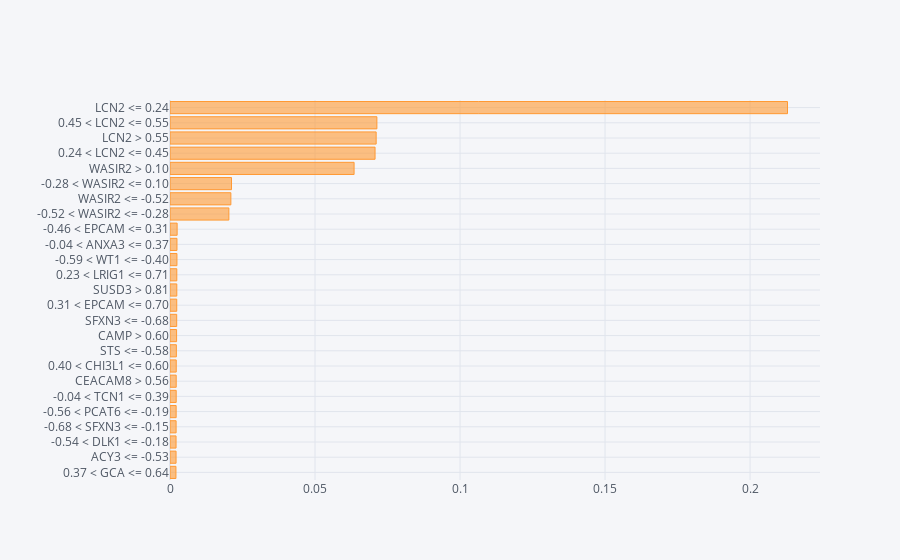
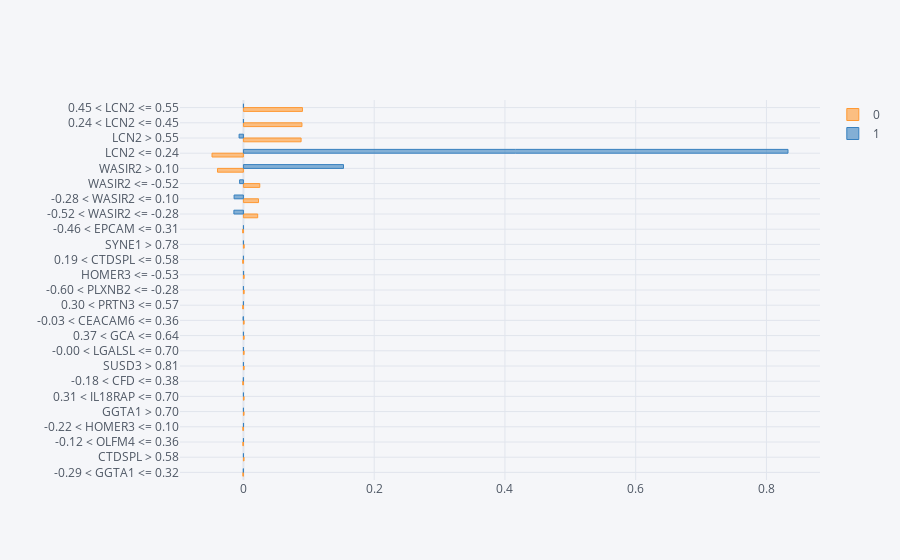

The cell these charts' notebook holds for them, in order:
### Code cell
#Plotting the aggregate importances
fig=np.abs(W.drop("prediction", axis=1)).mean(axis=0).sort_values(ascending=False).head(
    25
).sort_values(ascending=True).iplot(kind="barh")

#Aggregate importances split by classes
grped_coeff = W.groupby("prediction").mean()
 
grped_coeff = grped_coeff.T
grped_coeff["abs"] = np.abs(grped_coeff.iloc[:, 0])
grped_coeff.sort_values("abs", inplace=True, ascending=False)
grped_coeff.head(25).sort_values("abs", ascending=True).drop("abs", axis=1).iplot(
    kind="barh", bargap=0.5
)

### Figure 1 — Plotly figure (JSON) as saved in the notebook; plotly's stock layout.template omitted (floating-point values rounded to 4 significant figures)
{"data": [{"marker": {"color": "rgba(255, 153, 51, 0.6)", "line": {"color": "rgba(255, 153, 51, 1.0)", "width": 1}}, "name": "None", "orientation": "h", "text": "", "type": "bar", "x": [0.002053, 0.002089, 0.00209, 0.002104, 0.002121, 0.002138, 0.002141, 0.00215, 0.002193, 0.002273, 0.002305, 0.002322, 0.002344, 0.002348, 0.002393, 0.002401, 0.002462, 0.0203, 0.02099, 0.02121, 0.06347, 0.0707, 0.07108, 0.07133, 0.2129], "y": ["0.37 < GCA <= 0.64", "ACY3 <= -0.53", "-0.54 < DLK1 <= -0.18", "-0.68 < SFXN3 <= -0.15", "-0.56 < PCAT6 <= -0.19", "-0.04 < TCN1 <= 0.39", "CEACAM8 > 0.56", "0.40 < CHI3L1 <= 0.60", "STS <= -0.58", "CAMP > 0.60", "SFXN3 <= -0.68", "0.31 < EPCAM <= 0.70", "SUSD3 > 0.81", "0.23 < LRIG1 <= 0.71", "-0.59 < WT1 <= -0.40", "-0.04 < ANXA3 <= 0.37", "-0.46 < EPCAM <= 0.31", "-0.52 < WASIR2 <= -0.28", "WASIR2 <= -0.52", "-0.28 < WASIR2 <= 0.10", "WASIR2 > 0.10", "0.24 < LCN2 <= 0.45", "LCN2 > 0.55", "0.45 < LCN2 <= 0.55", "LCN2 <= 0.24"]}], "layout": {"legend": {"bgcolor": "#F5F6F9", "font": {"color": "#4D5663"}}, "paper_bgcolor": "#F5F6F9", "plot_bgcolor": "#F5F6F9", "title": {"font": {"color": "#4D5663"}}, "xaxis": {"gridcolor": "#E1E5ED", "showgrid": true, "tickfont": {"color": "#4D5663"}, "title": {"font": {"color": "#4D5663"}, "text": ""}, "zerolinecolor": "#E1E5ED"}, "yaxis": {"gridcolor": "#E1E5ED", "showgrid": true, "tickfont": {"color": "#4D5663"}, "title": {"font": {"color": "#4D5663"}, "text": ""}, "zerolinecolor": "#E1E5ED"}}}

### Figure 2 — Plotly figure (JSON) as saved in the notebook; plotly's stock layout.template omitted (floating-point values rounded to 4 significant figures)
{"data": [{"marker": {"color": "rgba(255, 153, 51, 0.6)", "line": {"color": "rgba(255, 153, 51, 1.0)", "width": 1}}, "name": "0", "orientation": "h", "text": "", "type": "bar", "x": [-0.0008791, 0.0008919, -0.000895, -0.0009019, 0.0009325, 0.0009472, -0.001043, 0.00105, 0.001075, 0.001076, 0.00109, -0.001101, 0.001114, 0.001126, -0.001149, 0.001164, -0.001165, 0.02181, 0.02305, 0.02501, -0.03965, -0.04808, 0.08821, 0.0895, 0.09029], "y": ["-0.29 < GGTA1 <= 0.32", "CTDSPL > 0.58", "-0.12 < OLFM4 <= 0.36", "-0.22 < HOMER3 <= 0.10", "GGTA1 > 0.70", "0.31 < IL18RAP <= 0.70", "-0.18 < CFD <= 0.38", "SUSD3 > 0.81", "-0.00 < LGALSL <= 0.70", "0.37 < GCA <= 0.64", "-0.03 < CEACAM6 <= 0.36", "0.30 < PRTN3 <= 0.57", "-0.60 < PLXNB2 <= -0.28", "HOMER3 <= -0.53", "0.19 < CTDSPL <= 0.58", "SYNE1 > 0.78", "-0.46 < EPCAM <= 0.31", "-0.52 < WASIR2 <= -0.28", "-0.28 < WASIR2 <= 0.10", "WASIR2 <= -0.52", "WASIR2 > 0.10", "LCN2 <= 0.24", "LCN2 > 0.55", "0.24 < LCN2 <= 0.45", "0.45 < LCN2 <= 0.55"]}, {"marker": {"color": "rgba(55, 128, 191, 0.6)", "line": {"color": "rgba(55, 128, 191, 1.0)", "width": 1}}, "name": "1", "orientation": "h", "text": "", "type": "bar", "x": [-0.000221, 0.0, 0.0, 0.0001887, 0.0, 0.0, -0.0002033, 0.0, -1.095e-05, 0.0, -0.0004884, 0.0, 0.0, 0.000264, 0.0, 0.0, 6.504e-05, -0.01461, -0.01429, -0.005838, 0.1531, 0.833, -0.006642, 0.0, 0.0], "y": ["-0.29 < GGTA1 <= 0.32", "CTDSPL > 0.58", "-0.12 < OLFM4 <= 0.36", "-0.22 < HOMER3 <= 0.10", "GGTA1 > 0.70", "0.31 < IL18RAP <= 0.70", "-0.18 < CFD <= 0.38", "SUSD3 > 0.81", "-0.00 < LGALSL <= 0.70", "0.37 < GCA <= 0.64", "-0.03 < CEACAM6 <= 0.36", "0.30 < PRTN3 <= 0.57", "-0.60 < PLXNB2 <= -0.28", "HOMER3 <= -0.53", "0.19 < CTDSPL <= 0.58", "SYNE1 > 0.78", "-0.46 < EPCAM <= 0.31", "-0.52 < WASIR2 <= -0.28", "-0.28 < WASIR2 <= 0.10", "WASIR2 <= -0.52", "WASIR2 > 0.10", "LCN2 <= 0.24", "LCN2 > 0.55", "0.24 < LCN2 <= 0.45", "0.45 < LCN2 <= 0.55"]}], "layout": {"bargap": 0.5, "legend": {"bgcolor": "#F5F6F9", "font": {"color": "#4D5663"}}, "paper_bgcolor": "#F5F6F9", "plot_bgcolor": "#F5F6F9", "title": {"font": {"color": "#4D5663"}}, "xaxis": {"gridcolor": "#E1E5ED", "showgrid": true, "tickfont": {"color": "#4D5663"}, "title": {"font": {"color": "#4D5663"}, "text": ""}, "zerolinecolor": "#E1E5ED"}, "yaxis": {"gridcolor": "#E1E5ED", "showgrid": true, "tickfont": {"color": "#4D5663"}, "title": {"font": {"color": "#4D5663"}, "text": ""}, "zerolinecolor": "#E1E5ED"}}}
